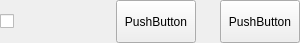
<?xml version="1.0" encoding="UTF-8"?>
<ui version="4.0">
 <class>AngKControlWidget</class>
 <widget class="QWidget" name="AngKControlWidget">
  <property name="geometry">
   <rect>
    <x>0</x>
    <y>0</y>
    <width>300</width>
    <height>43</height>
   </rect>
  </property>
  <property name="windowTitle">
   <string>AngKControlWidget</string>
  </property>
  <layout class="QVBoxLayout" name="verticalLayout">
   <property name="spacing">
    <number>0</number>
   </property>
   <property name="leftMargin">
    <number>0</number>
   </property>
   <property name="topMargin">
    <number>0</number>
   </property>
   <property name="rightMargin">
    <number>0</number>
   </property>
   <property name="bottomMargin">
    <number>0</number>
   </property>
   <item>
    <widget class="QWidget" name="bgWidget" native="true">
     <layout class="QHBoxLayout" name="horizontalLayout_2">
      <property name="spacing">
       <number>16</number>
      </property>
      <property name="leftMargin">
       <number>0</number>
      </property>
      <property name="topMargin">
       <number>0</number>
      </property>
      <property name="rightMargin">
       <number>0</number>
      </property>
      <property name="bottomMargin">
       <number>0</number>
      </property>
      <item>
       <spacer name="horizontalSpacer">
        <property name="orientation">
         <enum>Qt::Horizontal</enum>
        </property>
        <property name="sizeHint" stdset="0">
         <size>
          <width>14</width>
          <height>20</height>
         </size>
        </property>
       </spacer>
      </item>
      <item>
       <widget class="QCheckBox" name="allCheckBox">
        <property name="minimumSize">
         <size>
          <width>100</width>
          <height>24</height>
         </size>
        </property>
        <property name="maximumSize">
         <size>
          <width>100</width>
          <height>24</height>
         </size>
        </property>
        <property name="text">
         <string/>
        </property>
       </widget>
      </item>
      <item>
       <layout class="QHBoxLayout" name="horizontalLayout">
        <property name="spacing">
         <number>0</number>
        </property>
        <item>
         <widget class="QPushButton" name="startButton">
          <property name="maximumSize">
           <size>
            <width>175</width>
            <height>50</height>
           </size>
          </property>
          <property name="text">
           <string>PushButton</string>
          </property>
         </widget>
        </item>
        <item>
         <spacer name="horizontalSpacer_3">
          <property name="orientation">
           <enum>Qt::Horizontal</enum>
          </property>
          <property name="sizeHint" stdset="0">
           <size>
            <width>40</width>
            <height>20</height>
           </size>
          </property>
         </spacer>
        </item>
        <item>
         <widget class="QPushButton" name="exitButton">
          <property name="maximumSize">
           <size>
            <width>175</width>
            <height>50</height>
           </size>
          </property>
          <property name="text">
           <string>PushButton</string>
          </property>
         </widget>
        </item>
       </layout>
      </item>
      <item>
       <spacer name="horizontalSpacer_2">
        <property name="orientation">
         <enum>Qt::Horizontal</enum>
        </property>
        <property name="sizeHint" stdset="0">
         <size>
          <width>15</width>
          <height>20</height>
         </size>
        </property>
       </spacer>
      </item>
     </layout>
    </widget>
   </item>
  </layout>
 </widget>
 <layoutdefault spacing="6" margin="11"/>
 <resources/>
 <connections/>
</ui>
